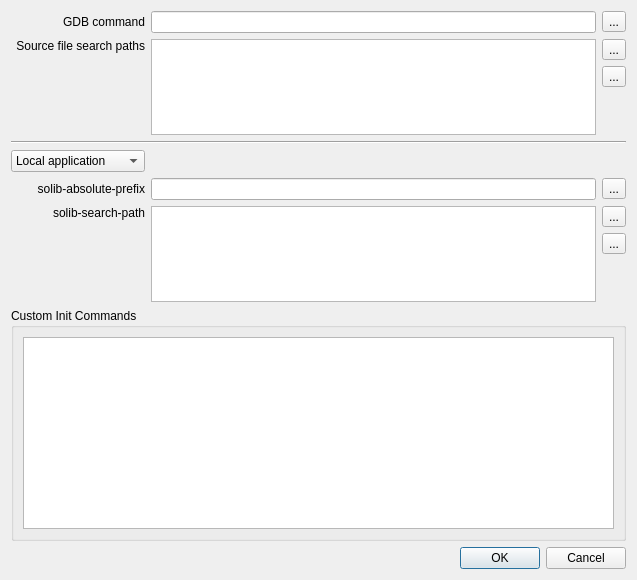
<?xml version="1.0" encoding="UTF-8"?>
<ui version="4.0">
 <class>AdvancedGDBSettings</class>
 <widget class="QWidget" name="AdvancedGDBSettings">
  <property name="geometry">
   <rect>
    <x>0</x>
    <y>0</y>
    <width>637</width>
    <height>580</height>
   </rect>
  </property>
  <layout class="QGridLayout" name="gridLayout_2" columnstretch="0,0,10,0">
   <item row="0" column="0">
    <widget class="QLabel" name="u_gdbLabel">
     <property name="text">
      <string>GDB command</string>
     </property>
     <property name="alignment">
      <set>Qt::AlignRight|Qt::AlignTrailing|Qt::AlignVCenter</set>
     </property>
     <property name="buddy">
      <cstring>u_gdbCmd</cstring>
     </property>
    </widget>
   </item>
   <item row="0" column="3">
    <widget class="QToolButton" name="u_gdbBrowse">
     <property name="text">
      <string>...</string>
     </property>
    </widget>
   </item>
   <item row="1" column="0">
    <widget class="QLabel" name="u_srcPathsLabel">
     <property name="text">
      <string>Source file search paths</string>
     </property>
     <property name="alignment">
      <set>Qt::AlignRight|Qt::AlignTop|Qt::AlignTrailing</set>
     </property>
     <property name="buddy">
      <cstring>u_srcPaths</cstring>
     </property>
    </widget>
   </item>
   <item row="1" column="1" colspan="2">
    <widget class="QListWidget" name="u_srcPaths">
     <property name="sizePolicy">
      <sizepolicy hsizetype="Expanding" vsizetype="Ignored">
       <horstretch>0</horstretch>
       <verstretch>0</verstretch>
      </sizepolicy>
     </property>
    </widget>
   </item>
   <item row="1" column="3">
    <layout class="QVBoxLayout" name="verticalLayout_2">
     <item>
      <widget class="QToolButton" name="u_addSrcPath">
       <property name="text">
        <string>...</string>
       </property>
      </widget>
     </item>
     <item>
      <widget class="QToolButton" name="u_delSrcPath">
       <property name="text">
        <string>...</string>
       </property>
      </widget>
     </item>
     <item>
      <spacer name="verticalSpacer">
       <property name="orientation">
        <enum>Qt::Vertical</enum>
       </property>
       <property name="sizeHint" stdset="0">
        <size>
         <width>2</width>
         <height>2</height>
        </size>
       </property>
      </spacer>
     </item>
    </layout>
   </item>
   <item row="3" column="0">
    <widget class="QComboBox" name="u_localRemote">
     <item>
      <property name="text">
       <string>Local application</string>
      </property>
     </item>
     <item>
      <property name="text">
       <string>Remote TCP</string>
      </property>
     </item>
     <item>
      <property name="text">
       <string>Remote Serial Port</string>
      </property>
     </item>
    </widget>
   </item>
   <item row="3" column="1" colspan="2">
    <widget class="QStackedWidget" name="u_remoteStack">
     <property name="sizePolicy">
      <sizepolicy hsizetype="Minimum" vsizetype="Fixed">
       <horstretch>0</horstretch>
       <verstretch>0</verstretch>
      </sizepolicy>
     </property>
     <property name="currentIndex">
      <number>0</number>
     </property>
     <widget class="QWidget" name="empty_2"/>
     <widget class="QWidget" name="u_remoteTcp">
      <layout class="QHBoxLayout" name="horizontalLayout_3" stretch="0,2,0,1">
       <property name="margin">
        <number>0</number>
       </property>
       <item>
        <widget class="QLabel" name="u_hostLabel">
         <property name="text">
          <string>Host</string>
         </property>
        </widget>
       </item>
       <item>
        <widget class="QLineEdit" name="u_tcpHost">
         <property name="showClearButton" stdset="0">
          <bool>true</bool>
         </property>
        </widget>
       </item>
       <item>
        <widget class="QLabel" name="u_tcpPortLabel">
         <property name="text">
          <string>Port</string>
         </property>
        </widget>
       </item>
       <item>
        <widget class="QLineEdit" name="u_tcpPort">
         <property name="showClearButton" stdset="0">
          <bool>true</bool>
         </property>
        </widget>
       </item>
      </layout>
      <zorder>u_tcpPort</zorder>
      <zorder>u_tcpHost</zorder>
      <zorder>u_hostLabel</zorder>
      <zorder>u_tcpPortLabel</zorder>
     </widget>
     <widget class="QWidget" name="page_2">
      <layout class="QHBoxLayout" name="horizontalLayout_4">
       <property name="margin">
        <number>0</number>
       </property>
       <item>
        <widget class="QLabel" name="u_ttyLabel">
         <property name="text">
          <string>Port</string>
         </property>
        </widget>
       </item>
       <item>
        <widget class="QLineEdit" name="u_ttyPort">
         <property name="text">
          <string comment="KDE::DoNotExtract">/dev/ttyUSB0</string>
         </property>
         <property name="showClearButton" stdset="0">
          <bool>true</bool>
         </property>
        </widget>
       </item>
       <item>
        <widget class="QLabel" name="u_ttyBaudLabel">
         <property name="text">
          <string>Baud</string>
         </property>
        </widget>
       </item>
       <item>
        <widget class="QComboBox" name="u_baudCombo">
         <property name="editable">
          <bool>true</bool>
         </property>
         <item>
          <property name="text">
           <string comment="KDE::DoNotExtract">9600</string>
          </property>
         </item>
         <item>
          <property name="text">
           <string comment="KDE::DoNotExtract">14400</string>
          </property>
         </item>
         <item>
          <property name="text">
           <string comment="KDE::DoNotExtract">19200</string>
          </property>
         </item>
         <item>
          <property name="text">
           <string comment="KDE::DoNotExtract">38400</string>
          </property>
         </item>
         <item>
          <property name="text">
           <string comment="KDE::DoNotExtract">57600</string>
          </property>
         </item>
         <item>
          <property name="text">
           <string comment="KDE::DoNotExtract">115200</string>
          </property>
         </item>
        </widget>
       </item>
      </layout>
     </widget>
    </widget>
   </item>
   <item row="4" column="0">
    <widget class="QLabel" name="u_soAbsPrefixLabel">
     <property name="text">
      <string>solib-absolute-prefix</string>
     </property>
     <property name="alignment">
      <set>Qt::AlignRight|Qt::AlignTrailing|Qt::AlignVCenter</set>
     </property>
    </widget>
   </item>
   <item row="4" column="3">
    <widget class="QToolButton" name="u_setSoPrefix">
     <property name="text">
      <string>...</string>
     </property>
    </widget>
   </item>
   <item row="5" column="0">
    <widget class="QLabel" name="u_soSearchLabel">
     <property name="text">
      <string>solib-search-path</string>
     </property>
     <property name="alignment">
      <set>Qt::AlignRight|Qt::AlignTop|Qt::AlignTrailing</set>
     </property>
    </widget>
   </item>
   <item row="5" column="1" colspan="2">
    <widget class="QListWidget" name="u_soSearchPaths">
     <property name="sizePolicy">
      <sizepolicy hsizetype="Expanding" vsizetype="Ignored">
       <horstretch>0</horstretch>
       <verstretch>0</verstretch>
      </sizepolicy>
     </property>
    </widget>
   </item>
   <item row="5" column="3">
    <widget class="QWidget" name="u_addDelSoPaths" native="true">
     <layout class="QVBoxLayout" name="verticalLayout_4">
      <property name="margin">
       <number>0</number>
      </property>
      <item>
       <widget class="QToolButton" name="u_addSoSearchPath">
        <property name="text">
         <string>...</string>
        </property>
       </widget>
      </item>
      <item>
       <widget class="QToolButton" name="u_delSoSearchPath">
        <property name="text">
         <string>...</string>
        </property>
       </widget>
      </item>
      <item>
       <spacer name="verticalSpacer_2">
        <property name="orientation">
         <enum>Qt::Vertical</enum>
        </property>
        <property name="sizeHint" stdset="0">
         <size>
          <width>13</width>
          <height>13</height>
         </size>
        </property>
       </spacer>
      </item>
     </layout>
    </widget>
   </item>
   <item row="4" column="1" colspan="2">
    <widget class="QLineEdit" name="u_soAbsPrefix">
     <property name="showClearButton" stdset="0">
      <bool>true</bool>
     </property>
    </widget>
   </item>
   <item row="6" column="0" colspan="4">
    <widget class="QGroupBox" name="u_customInitGB">
     <property name="sizePolicy">
      <sizepolicy hsizetype="Preferred" vsizetype="Expanding">
       <horstretch>0</horstretch>
       <verstretch>0</verstretch>
      </sizepolicy>
     </property>
     <property name="title">
      <string>Custom Init Commands</string>
     </property>
     <layout class="QVBoxLayout" name="verticalLayout">
      <item>
       <widget class="QPlainTextEdit" name="u_customInit">
        <property name="lineWrapMode">
         <enum>QPlainTextEdit::NoWrap</enum>
        </property>
       </widget>
      </item>
     </layout>
    </widget>
   </item>
   <item row="0" column="1" colspan="2">
    <widget class="QLineEdit" name="u_gdbCmd">
     <property name="showClearButton" stdset="0">
      <bool>true</bool>
     </property>
    </widget>
   </item>
   <item row="7" column="0" colspan="4">
    <widget class="QDialogButtonBox" name="u_buttonBox">
     <property name="standardButtons">
      <set>QDialogButtonBox::Cancel|QDialogButtonBox::Ok</set>
     </property>
    </widget>
   </item>
   <item row="2" column="0" colspan="4">
    <widget class="Line" name="line">
     <property name="orientation">
      <enum>Qt::Horizontal</enum>
     </property>
    </widget>
   </item>
  </layout>
 </widget>
 <tabstops>
  <tabstop>u_gdbCmd</tabstop>
  <tabstop>u_localRemote</tabstop>
  <tabstop>u_soAbsPrefix</tabstop>
  <tabstop>u_setSoPrefix</tabstop>
  <tabstop>u_soSearchPaths</tabstop>
  <tabstop>u_addSoSearchPath</tabstop>
  <tabstop>u_delSoSearchPath</tabstop>
  <tabstop>u_srcPaths</tabstop>
  <tabstop>u_addSrcPath</tabstop>
  <tabstop>u_delSrcPath</tabstop>
  <tabstop>u_customInit</tabstop>
  <tabstop>u_tcpHost</tabstop>
  <tabstop>u_tcpPort</tabstop>
  <tabstop>u_ttyPort</tabstop>
  <tabstop>u_baudCombo</tabstop>
 </tabstops>
 <resources/>
 <connections>
  <connection>
   <sender>u_localRemote</sender>
   <signal>currentIndexChanged(int)</signal>
   <receiver>u_remoteStack</receiver>
   <slot>setCurrentIndex(int)</slot>
   <hints>
    <hint type="sourcelabel">
     <x>106</x>
     <y>162</y>
    </hint>
    <hint type="destinationlabel">
     <x>230</x>
     <y>153</y>
    </hint>
   </hints>
  </connection>
 </connections>
</ui>
